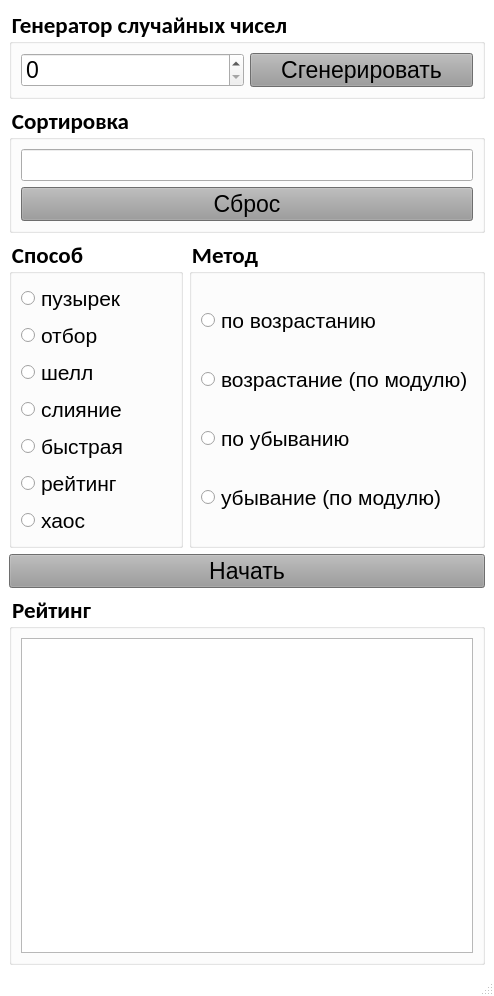
<?xml version="1.0" encoding="UTF-8"?>
<ui version="4.0">
 <class>MainWindow</class>
 <widget class="QMainWindow" name="MainWindow">
  <property name="geometry">
   <rect>
    <x>0</x>
    <y>0</y>
    <width>494</width>
    <height>996</height>
   </rect>
  </property>
  <property name="windowTitle">
   <string>MainWindow</string>
  </property>
  <property name="autoFillBackground">
   <bool>false</bool>
  </property>
  <property name="styleSheet">
   <string notr="true">QMainWindow{
background-color:rgb(255, 255, 255);
}</string>
  </property>
  <property name="toolButtonStyle">
   <enum>Qt::ToolButtonTextBesideIcon</enum>
  </property>
  <widget class="QWidget" name="centralwidget">
   <layout class="QGridLayout" name="gridLayout_14">
    <item row="0" column="0">
     <layout class="QGridLayout" name="gridLayout_12">
      <item row="1" column="0">
       <layout class="QGridLayout" name="gridLayout_11">
        <item row="1" column="0">
         <widget class="QGroupBox" name="groupBox_4">
          <property name="palette">
           <palette>
            <active>
             <colorrole role="Button">
              <brush brushstyle="SolidPattern">
               <color alpha="255">
                <red>255</red>
                <green>255</green>
                <blue>255</blue>
               </color>
              </brush>
             </colorrole>
             <colorrole role="Base">
              <brush brushstyle="SolidPattern">
               <color alpha="255">
                <red>255</red>
                <green>255</green>
                <blue>255</blue>
               </color>
              </brush>
             </colorrole>
             <colorrole role="Window">
              <brush brushstyle="SolidPattern">
               <color alpha="255">
                <red>255</red>
                <green>255</green>
                <blue>255</blue>
               </color>
              </brush>
             </colorrole>
            </active>
            <inactive>
             <colorrole role="Button">
              <brush brushstyle="SolidPattern">
               <color alpha="255">
                <red>255</red>
                <green>255</green>
                <blue>255</blue>
               </color>
              </brush>
             </colorrole>
             <colorrole role="Base">
              <brush brushstyle="SolidPattern">
               <color alpha="255">
                <red>255</red>
                <green>255</green>
                <blue>255</blue>
               </color>
              </brush>
             </colorrole>
             <colorrole role="Window">
              <brush brushstyle="SolidPattern">
               <color alpha="255">
                <red>255</red>
                <green>255</green>
                <blue>255</blue>
               </color>
              </brush>
             </colorrole>
            </inactive>
            <disabled>
             <colorrole role="Button">
              <brush brushstyle="SolidPattern">
               <color alpha="255">
                <red>255</red>
                <green>255</green>
                <blue>255</blue>
               </color>
              </brush>
             </colorrole>
             <colorrole role="Base">
              <brush brushstyle="SolidPattern">
               <color alpha="255">
                <red>255</red>
                <green>255</green>
                <blue>255</blue>
               </color>
              </brush>
             </colorrole>
             <colorrole role="Window">
              <brush brushstyle="SolidPattern">
               <color alpha="255">
                <red>255</red>
                <green>255</green>
                <blue>255</blue>
               </color>
              </brush>
             </colorrole>
            </disabled>
           </palette>
          </property>
          <property name="font">
           <font>
            <family>Calibri</family>
            <pointsize>17</pointsize>
            <weight>75</weight>
            <bold>true</bold>
           </font>
          </property>
          <property name="styleSheet">
           <string notr="true">QGroupBox{
background-color:rgb(255, 255, 255);
}</string>
          </property>
          <property name="title">
           <string>Рейтинг</string>
          </property>
          <layout class="QGridLayout" name="gridLayout_10">
           <item row="0" column="0">
            <widget class="QTextEdit" name="Statistic">
             <property name="font">
              <font>
               <pointsize>15</pointsize>
              </font>
             </property>
            </widget>
           </item>
          </layout>
         </widget>
        </item>
       </layout>
      </item>
      <item row="0" column="0">
       <layout class="QGridLayout" name="gridLayout_8">
        <item row="0" column="0">
         <layout class="QGridLayout" name="gridLayout_4">
          <item row="2" column="1">
           <widget class="QGroupBox" name="groupBox_2">
            <property name="palette">
             <palette>
              <active>
               <colorrole role="Button">
                <brush brushstyle="SolidPattern">
                 <color alpha="255">
                  <red>255</red>
                  <green>255</green>
                  <blue>255</blue>
                 </color>
                </brush>
               </colorrole>
               <colorrole role="Base">
                <brush brushstyle="SolidPattern">
                 <color alpha="255">
                  <red>255</red>
                  <green>255</green>
                  <blue>255</blue>
                 </color>
                </brush>
               </colorrole>
               <colorrole role="Window">
                <brush brushstyle="SolidPattern">
                 <color alpha="255">
                  <red>255</red>
                  <green>255</green>
                  <blue>255</blue>
                 </color>
                </brush>
               </colorrole>
              </active>
              <inactive>
               <colorrole role="Button">
                <brush brushstyle="SolidPattern">
                 <color alpha="255">
                  <red>255</red>
                  <green>255</green>
                  <blue>255</blue>
                 </color>
                </brush>
               </colorrole>
               <colorrole role="Base">
                <brush brushstyle="SolidPattern">
                 <color alpha="255">
                  <red>255</red>
                  <green>255</green>
                  <blue>255</blue>
                 </color>
                </brush>
               </colorrole>
               <colorrole role="Window">
                <brush brushstyle="SolidPattern">
                 <color alpha="255">
                  <red>255</red>
                  <green>255</green>
                  <blue>255</blue>
                 </color>
                </brush>
               </colorrole>
              </inactive>
              <disabled>
               <colorrole role="Button">
                <brush brushstyle="SolidPattern">
                 <color alpha="255">
                  <red>255</red>
                  <green>255</green>
                  <blue>255</blue>
                 </color>
                </brush>
               </colorrole>
               <colorrole role="Base">
                <brush brushstyle="SolidPattern">
                 <color alpha="255">
                  <red>255</red>
                  <green>255</green>
                  <blue>255</blue>
                 </color>
                </brush>
               </colorrole>
               <colorrole role="Window">
                <brush brushstyle="SolidPattern">
                 <color alpha="255">
                  <red>255</red>
                  <green>255</green>
                  <blue>255</blue>
                 </color>
                </brush>
               </colorrole>
              </disabled>
             </palette>
            </property>
            <property name="font">
             <font>
              <family>Calibri</family>
              <pointsize>17</pointsize>
              <weight>75</weight>
              <bold>true</bold>
             </font>
            </property>
            <property name="styleSheet">
             <string notr="true">QGroupBox{
background-color:rgb(255, 255, 255);
}</string>
            </property>
            <property name="title">
             <string>Способ</string>
            </property>
            <layout class="QGridLayout" name="gridLayout_2">
             <item row="2" column="0">
              <widget class="QRadioButton" name="Selecting">
               <property name="palette">
                <palette>
                 <active/>
                 <inactive/>
                 <disabled/>
                </palette>
               </property>
               <property name="font">
                <font>
                 <pointsize>16</pointsize>
                </font>
               </property>
               <property name="text">
                <string>отбор</string>
               </property>
              </widget>
             </item>
             <item row="4" column="0">
              <widget class="QRadioButton" name="Merge">
               <property name="font">
                <font>
                 <pointsize>16</pointsize>
                </font>
               </property>
               <property name="text">
                <string>слияние</string>
               </property>
              </widget>
             </item>
             <item row="3" column="0">
              <widget class="QRadioButton" name="Shell">
               <property name="font">
                <font>
                 <pointsize>16</pointsize>
                </font>
               </property>
               <property name="text">
                <string>шелл</string>
               </property>
              </widget>
             </item>
             <item row="5" column="0">
              <widget class="QRadioButton" name="Quick">
               <property name="font">
                <font>
                 <pointsize>16</pointsize>
                </font>
               </property>
               <property name="text">
                <string>быстрая</string>
               </property>
              </widget>
             </item>
             <item row="11" column="0">
              <widget class="QRadioButton" name="Raiting">
               <property name="font">
                <font>
                 <pointsize>16</pointsize>
                </font>
               </property>
               <property name="text">
                <string>рейтинг</string>
               </property>
              </widget>
             </item>
             <item row="12" column="0">
              <widget class="QRadioButton" name="Chaos">
               <property name="font">
                <font>
                 <pointsize>16</pointsize>
                </font>
               </property>
               <property name="text">
                <string>хаос</string>
               </property>
              </widget>
             </item>
             <item row="1" column="0">
              <widget class="QRadioButton" name="Bubble">
               <property name="font">
                <font>
                 <pointsize>16</pointsize>
                </font>
               </property>
               <property name="text">
                <string>пузырек</string>
               </property>
              </widget>
             </item>
            </layout>
           </widget>
          </item>
          <item row="2" column="2">
           <widget class="QGroupBox" name="groupBox">
            <property name="palette">
             <palette>
              <active>
               <colorrole role="Button">
                <brush brushstyle="SolidPattern">
                 <color alpha="255">
                  <red>255</red>
                  <green>255</green>
                  <blue>255</blue>
                 </color>
                </brush>
               </colorrole>
               <colorrole role="Base">
                <brush brushstyle="SolidPattern">
                 <color alpha="255">
                  <red>255</red>
                  <green>255</green>
                  <blue>255</blue>
                 </color>
                </brush>
               </colorrole>
               <colorrole role="Window">
                <brush brushstyle="SolidPattern">
                 <color alpha="255">
                  <red>255</red>
                  <green>255</green>
                  <blue>255</blue>
                 </color>
                </brush>
               </colorrole>
              </active>
              <inactive>
               <colorrole role="Button">
                <brush brushstyle="SolidPattern">
                 <color alpha="255">
                  <red>255</red>
                  <green>255</green>
                  <blue>255</blue>
                 </color>
                </brush>
               </colorrole>
               <colorrole role="Base">
                <brush brushstyle="SolidPattern">
                 <color alpha="255">
                  <red>255</red>
                  <green>255</green>
                  <blue>255</blue>
                 </color>
                </brush>
               </colorrole>
               <colorrole role="Window">
                <brush brushstyle="SolidPattern">
                 <color alpha="255">
                  <red>255</red>
                  <green>255</green>
                  <blue>255</blue>
                 </color>
                </brush>
               </colorrole>
              </inactive>
              <disabled>
               <colorrole role="Button">
                <brush brushstyle="SolidPattern">
                 <color alpha="255">
                  <red>255</red>
                  <green>255</green>
                  <blue>255</blue>
                 </color>
                </brush>
               </colorrole>
               <colorrole role="Base">
                <brush brushstyle="SolidPattern">
                 <color alpha="255">
                  <red>255</red>
                  <green>255</green>
                  <blue>255</blue>
                 </color>
                </brush>
               </colorrole>
               <colorrole role="Window">
                <brush brushstyle="SolidPattern">
                 <color alpha="255">
                  <red>255</red>
                  <green>255</green>
                  <blue>255</blue>
                 </color>
                </brush>
               </colorrole>
              </disabled>
             </palette>
            </property>
            <property name="font">
             <font>
              <family>Calibri</family>
              <pointsize>17</pointsize>
              <weight>75</weight>
              <bold>true</bold>
             </font>
            </property>
            <property name="styleSheet">
             <string notr="true">QGroupBox{
background-color:rgb(255, 255, 255);
}</string>
            </property>
            <property name="title">
             <string>Метод</string>
            </property>
            <layout class="QGridLayout" name="gridLayout">
             <item row="3" column="0">
              <widget class="QRadioButton" name="Reduction">
               <property name="font">
                <font>
                 <pointsize>16</pointsize>
                </font>
               </property>
               <property name="text">
                <string>по убыванию</string>
               </property>
              </widget>
             </item>
             <item row="5" column="0">
              <widget class="QRadioButton" name="Reduction_m">
               <property name="font">
                <font>
                 <pointsize>16</pointsize>
                </font>
               </property>
               <property name="text">
                <string>убывание (по модулю)</string>
               </property>
              </widget>
             </item>
             <item row="2" column="0">
              <widget class="QRadioButton" name="Growth_m">
               <property name="font">
                <font>
                 <pointsize>16</pointsize>
                </font>
               </property>
               <property name="text">
                <string>возрастание (по модулю)</string>
               </property>
              </widget>
             </item>
             <item row="1" column="0">
              <widget class="QRadioButton" name="Growth">
               <property name="sizePolicy">
                <sizepolicy hsizetype="Minimum" vsizetype="Fixed">
                 <horstretch>0</horstretch>
                 <verstretch>0</verstretch>
                </sizepolicy>
               </property>
               <property name="sizeIncrement">
                <size>
                 <width>0</width>
                 <height>0</height>
                </size>
               </property>
               <property name="baseSize">
                <size>
                 <width>0</width>
                 <height>0</height>
                </size>
               </property>
               <property name="font">
                <font>
                 <pointsize>16</pointsize>
                </font>
               </property>
               <property name="cursor">
                <cursorShape>ArrowCursor</cursorShape>
               </property>
               <property name="text">
                <string>по возрастанию</string>
               </property>
              </widget>
             </item>
            </layout>
           </widget>
          </item>
          <item row="0" column="1" colspan="2">
           <widget class="QGroupBox" name="groupBox_3">
            <property name="font">
             <font>
              <family>Calibri</family>
              <pointsize>17</pointsize>
              <weight>75</weight>
              <bold>true</bold>
             </font>
            </property>
            <property name="styleSheet">
             <string notr="true">QGroupBox{
background-color:rgb(255, 255, 255);
}</string>
            </property>
            <property name="title">
             <string>Генератор случайных чисел</string>
            </property>
            <layout class="QGridLayout" name="gridLayout_3">
             <item row="0" column="0">
              <layout class="QGridLayout" name="gridLayout_5">
               <item row="0" column="2">
                <widget class="QPushButton" name="Random">
                 <property name="font">
                  <font>
                   <pointsize>17</pointsize>
                  </font>
                 </property>
                 <property name="styleSheet">
                  <string notr="true">QPushButton{
background-color: rgb(154, 154, 154);
}</string>
                 </property>
                 <property name="text">
                  <string>Сгенерировать</string>
                 </property>
                </widget>
               </item>
               <item row="0" column="0">
                <widget class="QSpinBox" name="spinBox">
                 <property name="font">
                  <font>
                   <pointsize>17</pointsize>
                  </font>
                 </property>
                 <property name="maximum">
                  <number>10000</number>
                 </property>
                 <property name="singleStep">
                  <number>1</number>
                 </property>
                </widget>
               </item>
              </layout>
             </item>
            </layout>
           </widget>
          </item>
          <item row="1" column="1" colspan="2">
           <widget class="QGroupBox" name="groupBox_5">
            <property name="font">
             <font>
              <family>Calibri</family>
              <pointsize>17</pointsize>
              <weight>75</weight>
              <bold>true</bold>
             </font>
            </property>
            <property name="styleSheet">
             <string notr="true">QGroupBox{
background-color:rgb(255, 255, 255);
}</string>
            </property>
            <property name="title">
             <string>Сортировка</string>
            </property>
            <layout class="QGridLayout" name="gridLayout_7">
             <item row="1" column="0">
              <layout class="QGridLayout" name="gridLayout_6">
               <item row="1" column="0">
                <widget class="QPushButton" name="Clear">
                 <property name="font">
                  <font>
                   <pointsize>17</pointsize>
                  </font>
                 </property>
                 <property name="styleSheet">
                  <string notr="true">QPushButton{
background-color: rgb(154, 154, 154);
}</string>
                 </property>
                 <property name="text">
                  <string>Сброс</string>
                 </property>
                </widget>
               </item>
              </layout>
             </item>
             <item row="0" column="0">
              <widget class="QLineEdit" name="Input">
               <property name="font">
                <font>
                 <pointsize>15</pointsize>
                </font>
               </property>
              </widget>
             </item>
            </layout>
           </widget>
          </item>
         </layout>
        </item>
        <item row="1" column="0">
         <widget class="QPushButton" name="Start">
          <property name="font">
           <font>
            <pointsize>17</pointsize>
           </font>
          </property>
          <property name="styleSheet">
           <string notr="true">QPushButton{
background-color: rgb(154, 154, 154);
}</string>
          </property>
          <property name="text">
           <string>Начать</string>
          </property>
         </widget>
        </item>
       </layout>
      </item>
     </layout>
    </item>
   </layout>
  </widget>
  <widget class="QMenuBar" name="menubar">
   <property name="geometry">
    <rect>
     <x>0</x>
     <y>0</y>
     <width>494</width>
     <height>21</height>
    </rect>
   </property>
  </widget>
  <widget class="QStatusBar" name="statusbar"/>
 </widget>
 <resources/>
 <connections/>
</ui>
